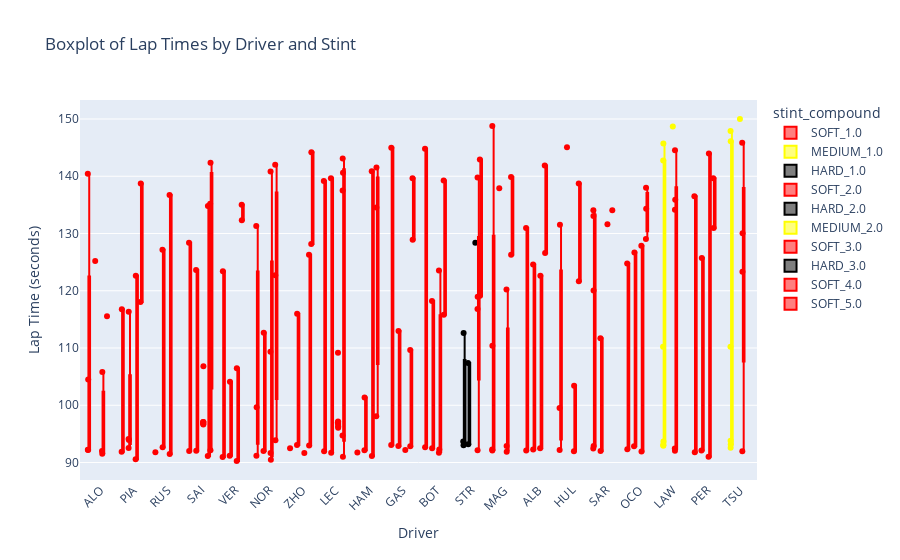

Write notebook code for a chart like this one.
### Code cell
import plotly.express as px

# Création du boxplot avec plotly
fig = px.box(
    df,
    x="Driver",
    y="LapTime_seconds",
    color="stint_compound",
    category_orders={"Driver": avg_times.index.tolist()},  # pour ordonner les pilotes
    color_discrete_map=colors,  # utilisez votre dictionnaire de couleurs
    title='Boxplot of Lap Times by Driver and Stint',
    labels={"LapTime_seconds": "Lap Time (seconds)", "Driver": "Driver"},
    points='all',    
    )
# Rotation des labels de l'axe x
fig.update_layout(xaxis_tickangle=-45)

#yaxis_range=[df['LapTime_seconds'].min(), 105]
# Affichage du graphique
fig.show()

### Figure 1 — Plotly figure (JSON) as saved in the notebook; plotly's stock layout.template omitted (floating-point values rounded to 4 significant figures)
{"data": [{"alignmentgroup": "True", "boxpoints": "all", "hovertemplate": "stint_compound=SOFT_1.0<br>Driver=%{x}<br>Lap Time (seconds)=%{y}<extra></extra>", "legendgroup": "SOFT_1.0", "marker": {"color": "red"}, "name": "SOFT_1.0", "notched": false, "offsetgroup": "SOFT_1.0", "orientation": "v", "showlegend": true, "type": "box", "x": ["VER", "ALO", "ALO", "ALO", "ALO", "MAG", "RUS", "RUS", "RUS", "ALO", "PER", "PER", "PER", "BOT", "ALO", "MAG", "MAG", "HAM", "HAM", "HAM", "SAI", "SAI", "HUL", "LEC", "LEC", "LEC", "SAI", "MAG", "MAG", "MAG", "BOT", "BOT", "PIA", "PIA", "HUL", "SAR", "SAR", "SAR", "SAR", "NOR", "SAR", "HUL", "HUL", "HUL", "ZHO", "ZHO", "ZHO", "VER", "VER", "SAR", "NOR", "NOR", "GAS", "GAS", "GAS", "NOR", "OCO", "OCO", "PIA", "ALB", "ALB", "ALB", "OCO"], "x0": " ", "xaxis": "x", "y": [null, null, 140.4, 92.2, null, 110.4, null, 91.78, null, 92.23, 136.5, 91.78, null, null, 104.5, 92.26, 148.8, null, 91.77, null, null, 92.0, null, 139.2, 91.96, null, 128.4, null, 92.09, null, 92.68, 144.8, 91.89, 116.8, 99.54, 120.1, 92.9, 134.1, 133.0, null, 92.47, 131.5, null, 92.18, null, 92.48, null, 123.4, 90.96, null, 91.17, 99.65, 145.0, 93.07, null, 131.3, 124.8, 92.31, null, 131.0, 92.11, null, null], "y0": " ", "yaxis": "y"}, {"alignmentgroup": "True", "boxpoints": "all", "hovertemplate": "stint_compound=MEDIUM_1.0<br>Driver=%{x}<br>Lap Time (seconds)=%{y}<extra></extra>", "legendgroup": "MEDIUM_1.0", "marker": {"color": "yellow"}, "name": "MEDIUM_1.0", "notched": false, "offsetgroup": "MEDIUM_1.0", "orientation": "v", "showlegend": true, "type": "box", "x": ["LAW", "LAW", "LAW", "LAW", "TSU", "TSU", "LAW", "LAW", "LAW", "LAW", "LAW", "TSU", "TSU", "TSU", "TSU", "TSU", "TSU", "TSU"], "x0": " ", "xaxis": "x", "y": [92.92, 145.7, 93.69, null, null, 93.82, null, 110.2, 93.07, 142.8, null, null, 92.59, 147.9, 146.1, null, 93.15, 110.2], "y0": " ", "yaxis": "y"}, {"alignmentgroup": "True", "boxpoints": "all", "hovertemplate": "stint_compound=HARD_1.0<br>Driver=%{x}<br>Lap Time (seconds)=%{y}<extra></extra>", "legendgroup": "HARD_1.0", "marker": {"color": "black"}, "name": "HARD_1.0", "notched": false, "offsetgroup": "HARD_1.0", "orientation": "v", "showlegend": true, "type": "box", "x": ["STR", "STR", "STR", "STR", "STR", "STR"], "x0": " ", "xaxis": "x", "y": [93.68, null, null, 93.0, 112.6, null], "y0": " ", "yaxis": "y"}, {"alignmentgroup": "True", "boxpoints": "all", "hovertemplate": "stint_compound=SOFT_2.0<br>Driver=%{x}<br>Lap Time (seconds)=%{y}<extra></extra>", "legendgroup": "SOFT_2.0", "marker": {"color": "red"}, "name": "SOFT_2.0", "notched": false, "offsetgroup": "SOFT_2.0", "orientation": "v", "showlegend": true, "type": "box", "x": ["ZHO", "ZHO", "ZHO", "MAG", "ALB", "ALB", "HUL", "OCO", "OCO", "OCO", "ALB", "LEC", "PIA", "GAS", "SAR", "GAS", "ALO", "PIA", "NOR", "SAR", "RUS", "PER", "PER", "RUS", "NOR", "NOR", "BOT", "PER", "SAR", "SAI", "SAI", "VER", "HAM", "HAM", "HAM", "VER", "VER", "BOT", "LEC", "BOT", "GAS", "PIA", "PIA", "PIA", "LEC", "SAI", "RUS"], "x0": " ", "xaxis": "x", "y": [116.0, 93.05, null, 137.9, 92.28, 124.6, 145.1, 92.82, null, 126.7, null, 91.7, 92.54, 92.88, 111.7, 113.0, 125.2, null, null, 92.0, null, 92.1, null, 92.67, 92.01, 112.6, null, 125.7, null, 123.6, 92.04, null, null, 92.13, 101.4, 91.17, 104.1, 118.2, 139.7, 92.51, null, 116.3, 94.13, 93.94, null, null, 127.2], "y0": " ", "yaxis": "y"}, {"alignmentgroup": "True", "boxpoints": "all", "hovertemplate": "stint_compound=HARD_2.0<br>Driver=%{x}<br>Lap Time (seconds)=%{y}<extra></extra>", "legendgroup": "HARD_2.0", "marker": {"color": "black"}, "name": "HARD_2.0", "notched": false, "offsetgroup": "HARD_2.0", "orientation": "v", "showlegend": true, "type": "box", "x": ["STR", "STR", "STR"], "x0": " ", "xaxis": "x", "y": [null, 93.18, 107.4], "y0": " ", "yaxis": "y"}, {"alignmentgroup": "True", "boxpoints": "all", "hovertemplate": "stint_compound=MEDIUM_2.0<br>Driver=%{x}<br>Lap Time (seconds)=%{y}<extra></extra>", "legendgroup": "MEDIUM_2.0", "marker": {"color": "yellow"}, "name": "MEDIUM_2.0", "notched": false, "offsetgroup": "MEDIUM_2.0", "orientation": "v", "showlegend": true, "type": "box", "x": ["LAW", "TSU"], "x0": " ", "xaxis": "x", "y": [148.7, 150.0], "y0": " ", "yaxis": "y"}, {"alignmentgroup": "True", "boxpoints": "all", "hovertemplate": "stint_compound=SOFT_3.0<br>Driver=%{x}<br>Lap Time (seconds)=%{y}<extra></extra>", "legendgroup": "SOFT_3.0", "marker": {"color": "red"}, "name": "SOFT_3.0", "notched": false, "offsetgroup": "SOFT_3.0", "orientation": "v", "showlegend": true, "type": "box", "x": ["BOT", "LAW", "HUL", "HUL", "BOT", "HUL", "PIA", "PIA", "PIA", "HUL", "BOT", "RUS", "BOT", "LAW", "HAM", "HAM", "HAM", "LAW", "LAW", "LAW", "LAW", "LAW", "SAI", "SAI", "SAI", "SAI", "SAI", "SAI", "SAI", "OCO", "OCO", "OCO", "RUS", "LAW", "RUS", "BOT", "BOT", "ZHO", "TSU", "MAG", "NOR", "MAG", "MAG", "MAG", "ALO", "MAG", "NOR", "GAS", "GAS", "GAS", "PER", "NOR", "PER", "LEC", "LEC", "LEC", "LEC", "LEC", "ZHO", "LEC", "LEC", "ALO", "ALO", "ALO", "ALO", "PER", "NOR", "ALO", "MAG", "VER", "VER", "VER", "ZHO", "ALB", "ALB", "ALB", "TSU", "TSU", "SAR", "TSU", "TSU", "NOR", "TSU", "TSU", "TSU"], "x0": " ", "xaxis": "x", "y": [123.5, 135.9, null, 91.98, 92.28, null, null, 90.56, 122.6, 103.4, null, 91.5, 91.7, 134.1, null, 91.16, 140.9, 92.05, null, null, 92.45, null, null, 96.79, 96.97, 96.62, 97.08, 97.07, 106.8, 127.8, 91.92, null, null, 144.5, 136.7, null, null, null, null, 91.88, 91.66, 92.88, null, null, null, null, 109.4, null, 92.2, null, null, 140.8, 91.0, 109.2, 96.8, 97.17, 96.99, 96.34, 91.67, 96.09, null, null, 91.55, 105.8, 92.02, 143.9, 90.51, null, 120.2, null, 90.27, 106.5, null, 122.6, 92.5, null, 130.1, 145.8, 131.6, null, 123.3, null, 91.95, null, null], "y0": " ", "yaxis": "y"}, {"alignmentgroup": "True", "boxpoints": "all", "hovertemplate": "stint_compound=HARD_3.0<br>Driver=%{x}<br>Lap Time (seconds)=%{y}<extra></extra>", "legendgroup": "HARD_3.0", "marker": {"color": "black"}, "name": "HARD_3.0", "notched": false, "offsetgroup": "HARD_3.0", "orientation": "v", "showlegend": true, "type": "box", "x": ["STR"], "x0": " ", "xaxis": "x", "y": [128.4], "y0": " ", "yaxis": "y"}, {"alignmentgroup": "True", "boxpoints": "all", "hovertemplate": "stint_compound=SOFT_4.0<br>Driver=%{x}<br>Lap Time (seconds)=%{y}<extra></extra>", "legendgroup": "SOFT_4.0", "marker": {"color": "red"}, "name": "SOFT_4.0", "notched": false, "offsetgroup": "SOFT_4.0", "orientation": "v", "showlegend": true, "type": "box", "x": ["SAR", "PIA", "PIA", "BOT", "BOT", "PER", "SAR", "PER", "SAI", "VER", "SAI", "VER", "NOR", "SAI", "PER", "NOR", "BOT", "NOR", "GAS", "GAS", "NOR", "GAS", "SAR", "VER", "ZHO", "HAM", "ALO", "STR", "ALO", "OCO", "OCO", "OCO", "OCO", "MAG", "MAG", "STR", "MAG", "HUL", "HUL", "HUL", "ALB", "ALB", "ALB", "ZHO", "ZHO", "PIA", "STR", "STR", "STR", "ALO", "HAM", "HAM", "HAM", "LEC", "STR", "LEC", "LEC", "LEC", "PIA", "LEC", "LEC", "LEC"], "x0": " ", "xaxis": "x", "y": [134.1, 118.0, null, 115.8, 139.3, 139.6, null, 131.0, null, null, 91.14, 132.3, 142.0, 134.8, null, null, null, 93.89, 109.7, 92.86, 122.7, null, null, 135.0, null, 98.08, 115.6, 92.15, null, 138.0, 134.3, 129.1, null, null, 126.3, 139.8, 139.8, 138.7, 121.7, null, null, 126.6, 141.9, 126.3, 92.97, 138.7, null, 119.0, null, null, 141.5, 134.5, null, null, 116.8, 91.02, null, 137.5, null, 140.6, 143.1, 94.74], "y0": " ", "yaxis": "y"}, {"alignmentgroup": "True", "boxpoints": "all", "hovertemplate": "stint_compound=SOFT_5.0<br>Driver=%{x}<br>Lap Time (seconds)=%{y}<extra></extra>", "legendgroup": "SOFT_5.0", "marker": {"color": "red"}, "name": "SOFT_5.0", "notched": false, "offsetgroup": "SOFT_5.0", "orientation": "v", "showlegend": true, "type": "box", "x": ["GAS", "GAS", "GAS", "SAI", "SAI", "SAI", "STR", "STR", "STR", "ZHO", "ZHO", "ZHO", "SAI"], "x0": " ", "xaxis": "x", "y": [139.7, 128.9, null, 142.3, 92.17, null, 142.9, 119.1, null, 144.2, 128.2, null, 135.2], "y0": " ", "yaxis": "y"}], "layout": {"boxmode": "group", "legend": {"title": {"text": "stint_compound"}, "tracegroupgap": 0}, "title": {"text": "Boxplot of Lap Times by Driver and Stint"}, "xaxis": {"anchor": "y", "categoryarray": ["ALO", "PIA", "RUS", "SAI", "VER", "NOR", "ZHO", "LEC", "HAM", "GAS", "BOT", "STR", "MAG", "ALB", "HUL", "SAR", "OCO", "LAW", "PER", "TSU"], "categoryorder": "array", "domain": [0, 1], "tickangle": -45, "title": {"text": "Driver"}}, "yaxis": {"anchor": "x", "domain": [0, 1], "title": {"text": "Lap Time (seconds)"}}}}
